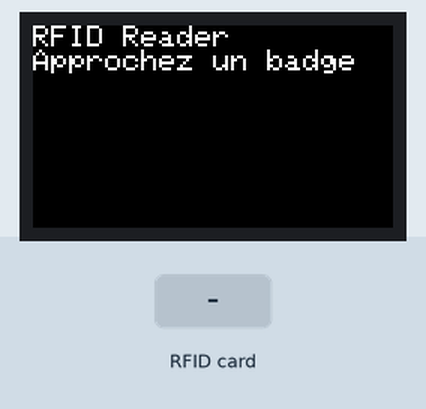
This sketch was run on a simulated ESP32. Shown: 240×135 colour display. Inputs (shaded band) come from the test bench.

Above: at 1.4 s.
1.5 s: RFID card 5E 7A 19 C4 held to the reader
At 2.5 s:
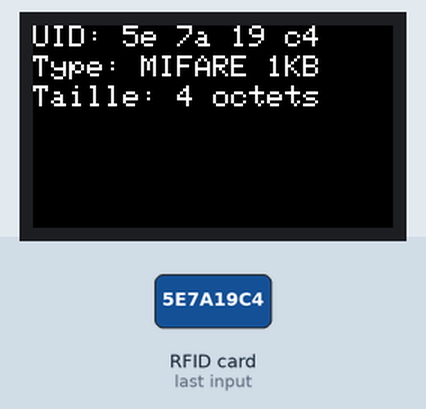
At 4.1 s:
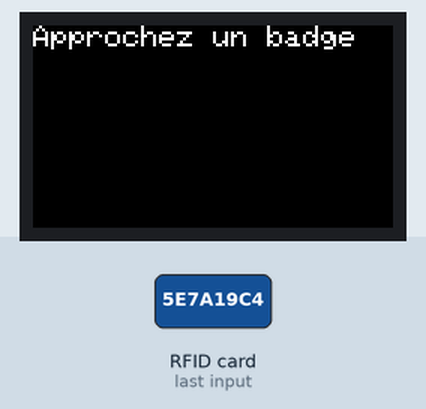
Timing chart, 0 to 5.6 s (numbered marks = the images above; inputs shaded):
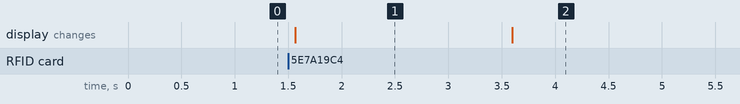

The sketch:

M5SP2_RFID_Reader.ino
```cpp
#include <M5StickCPlus2.h>
#include <Wire.h>
#include "MFRC522_I2C.h"

#define MFRC522_I2C_ADDRESS 0x28
#define RST_PIN -1

MFRC522_I2C mfrc522(MFRC522_I2C_ADDRESS, RST_PIN, &Wire);

void setup() {
  M5.begin();
  Wire.begin();
  mfrc522.PCD_Init();
  M5.Lcd.setRotation(1);
  M5.Lcd.fillScreen(BLACK);
  M5.Lcd.setTextSize(2);
  M5.Lcd.setCursor(0, 0);
  M5.Lcd.println("RFID Reader");
  M5.Lcd.println("Approchez un badge");
}

void loop() {
  if (mfrc522.PICC_IsNewCardPresent() && mfrc522.PICC_ReadCardSerial()) {
    M5.Lcd.fillScreen(BLACK);
    M5.Lcd.setCursor(0, 0);
    M5.Lcd.setTextColor(WHITE);
    M5.Lcd.print("UID: ");

    String currentUID = "";
    for (byte i = 0; i < mfrc522.uid.size; i++) {
      if (mfrc522.uid.uidByte[i] < 0x10) {
        currentUID += "0";
      }
      currentUID += String(mfrc522.uid.uidByte[i], HEX);
      M5.Lcd.print(currentUID.substring(i * 2, i * 2 + 2));
      if (i != mfrc522.uid.size - 1) {
        M5.Lcd.print(" ");
      }
    }

    M5.Lcd.setCursor(0, 20);
    M5.Lcd.print("Type: ");
    String cardType = mfrc522.PICC_GetTypeName(mfrc522.PICC_GetType(mfrc522.uid.sak));
    M5.Lcd.println(cardType);

    M5.Lcd.setCursor(0, 40);
    M5.Lcd.print("Taille: ");
    byte cardSize = mfrc522.uid.size;
    M5.Lcd.print(cardSize);
    M5.Lcd.println(" octets");

    delay(2000);
    mfrc522.PICC_HaltA();
    M5.Lcd.fillScreen(BLACK);
    M5.Lcd.setCursor(0, 0);
    M5.Lcd.println("Approchez un badge");
  }
}
```

Measured:
- after the input at 1.5 s, the display: changes after 0.07 s (image 1)
- what the display in image 1 shows lasts 2.0 s, from 1.6 s to 3.6 s
